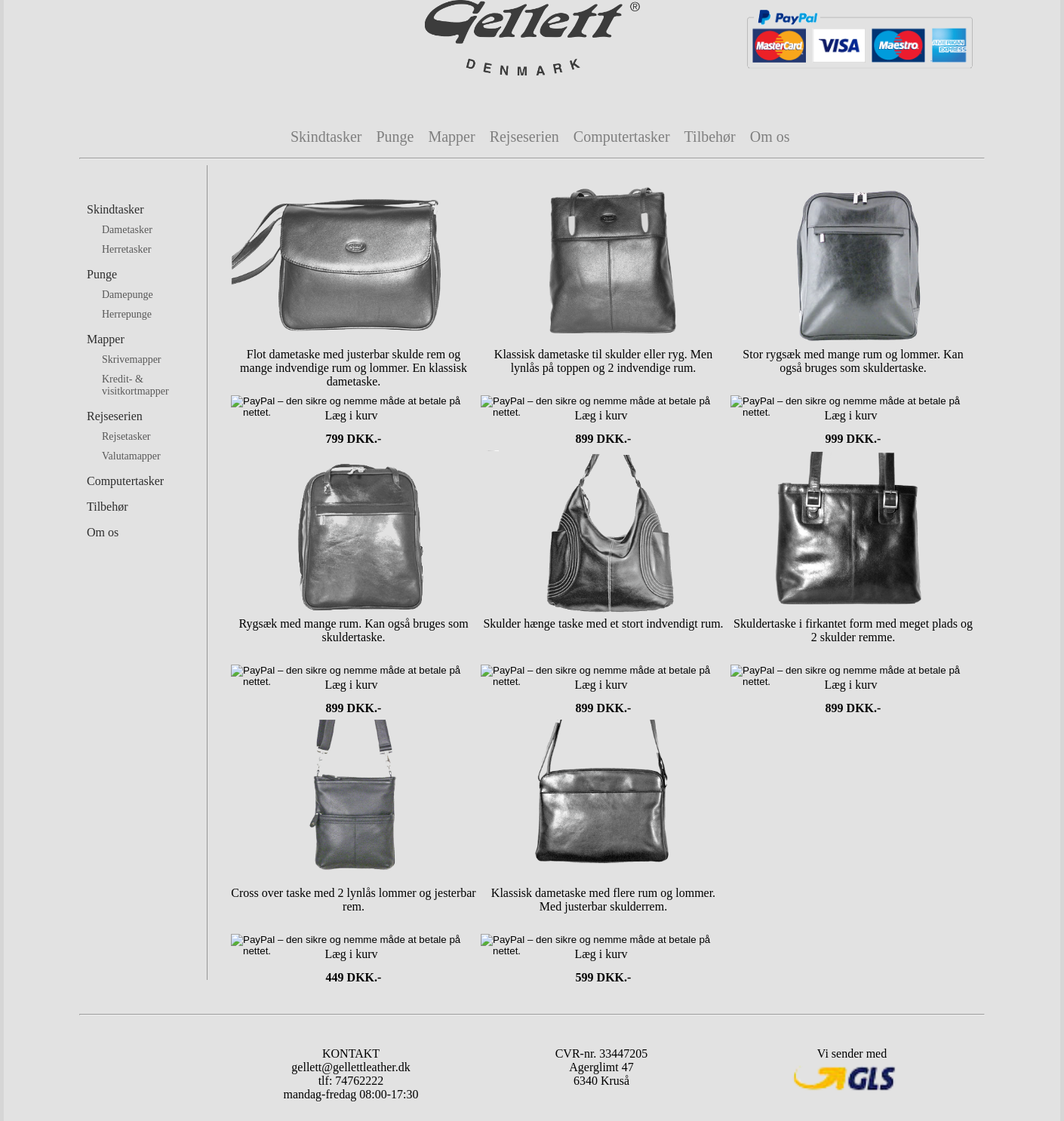
Screenshot of /dametasker with the database file from the repository.
### tables this page shows
CREATE TABLE "varer" (
	`varer_image_path`	text,
	`varer_text`	text,
	`varer_cost`	text,
	`ID`	text,
	`Billeder`	text,
	`buy_btn`	text
);

### gellettleather.py (the view)
@app.route('/dametasker')
def dametasker():
    titel = "Dametasker"
    x = 1
    y = 0
    z = 0
    buy_btn_value = []
    image_number = []
    image_path = []
    product_text = []
    product_price = []
    antal = []
    c.execute('SELECT * FROM varer')
    for row in c.fetchall():
        if row[3] == "dametaske":
            row_numm = c.rowcount + x
            image_number.append(row_numm)
            image_path.append(row[0])
            product_text.append(row[1])
            product_price.append(row[2])
            antal.append(row[4])
            buy_btn_value.append(row[5])
            x = x + 1
            z = z + 1
            if z == 3:
                y = y + 1
                z = 0
    if z:
        height = (y + 1) * 360
        content_height = (y + 1) * 360 + 127 + 20
    else:
        height = y * 360
        content_height = y * 360 + 127 + 20
    return render_template("dametasker.html", image_path=image_path, image_number=image_number, product_text=product_text,
                           product_price=product_price, height=height, titel=titel, content_height=content_height,
                           antal=antal, buy_btn_value=buy_btn_value)

### templates/dametasker.html
{% include 'varer.html' %}

### templates/varer.html (shortened to what this page needs)
<!DOCTYPE html>
<html>
<head>
    <link rel="stylesheet" type="text/css" href="/static/css/varer.css">
</head>
<body id="body">
    {% include 'header.html' %}
    <div id="content">
        <div id="container">
            {% include 'nav.html' %}
            {% include 'menu.html' %}
            <div id="border_container">
                <div class="products">
                    {% for num in image_number %}
                        <div class="product_container">
                            <div class="billede" id="{{ image_path[num] }}" style="background-image: url('{{ image_path[num] }}')"></div>
                            <div class="product_text">
                                <p>{{ product_text[num] }}</p>
                            </div>
                            <div  id="buy" class="buy">
                                <form target="paypal" action="https://www.paypal.com/cgi-bin/webscr" method="post">
                                    <input type="image" src="https://s19.postimg.cc/x1sml6d1f/buy.jpg" border="0" name="submit" alt="PayPal – den sikre og nemme måde at betale på nettet.">
                                </form>
                                <div id="buy_text"><p>Læg i kurv</p></div>
                                <p id="pris"> {{ product_price[num] }} DKK.- </p>
                            </div>
                        </div>
                    {% endfor %}
                </div>
            </div>
        </div>
    </div>
{% include 'footer.html' %}
</body>

### static/css/varer.css (style rules this page uses)
html, body { position: relative; width: 100%; margin: 0; min-height: 100%; }
body { background-color: #d6d6d6; }
#container { min-height: 100%; width: 1200px; margin: auto; }
.products { float: right; margin-top: 20px; width: 1000px; height: 330px; }
.product_container { position: relative; width: 325px; height: 355px; display: inline-block; background-color: #e2e2e2; text-align: center; border: 0.5px #e2e2e2 solid; }
.product_text { width: 100%; position: absolute; top: 205px; text-align: center; }
.buy { position: relative; top: 60px; }
#buy_text { position: relative; top: -47px; right: 3px; pointer-events: none; }
#pris { position: relative; font-weight: bold; bottom: 50px; }

### rows the page displays
varer: varer_image_path (picture), varer_text "Flot dametaske med justerbar skulde rem og mange indvendige rum og lommer. En klassisk dametaske.", varer_cost "799"
varer: varer_image_path (picture), varer_text "Klassisk dametaske til skulder eller ryg. Men lynlås på toppen og 2 indvendige rum.", varer_cost "899"
varer: varer_image_path (picture), varer_text "Stor rygsæk med mange rum og lommer. Kan også bruges som skuldertaske.", varer_cost "999"
varer: varer_image_path (picture), varer_text "Rygsæk med mange rum. Kan også bruges som skuldertaske.", varer_cost "899"
varer: varer_image_path (picture), varer_text "Skulder hænge taske med et stort indvendigt rum.", varer_cost "899"
varer: varer_image_path (picture), varer_text "Skuldertaske i firkantet form med meget plads og 2 skulder remme.", varer_cost "899"
varer: varer_image_path (picture), varer_text "Cross over taske med 2 lynlås lommer og jesterbar rem.", varer_cost "449"
varer: varer_image_path (picture), varer_text "Klassisk dametaske med flere rum og lommer. Med justerbar skulderrem.", varer_cost "599"
